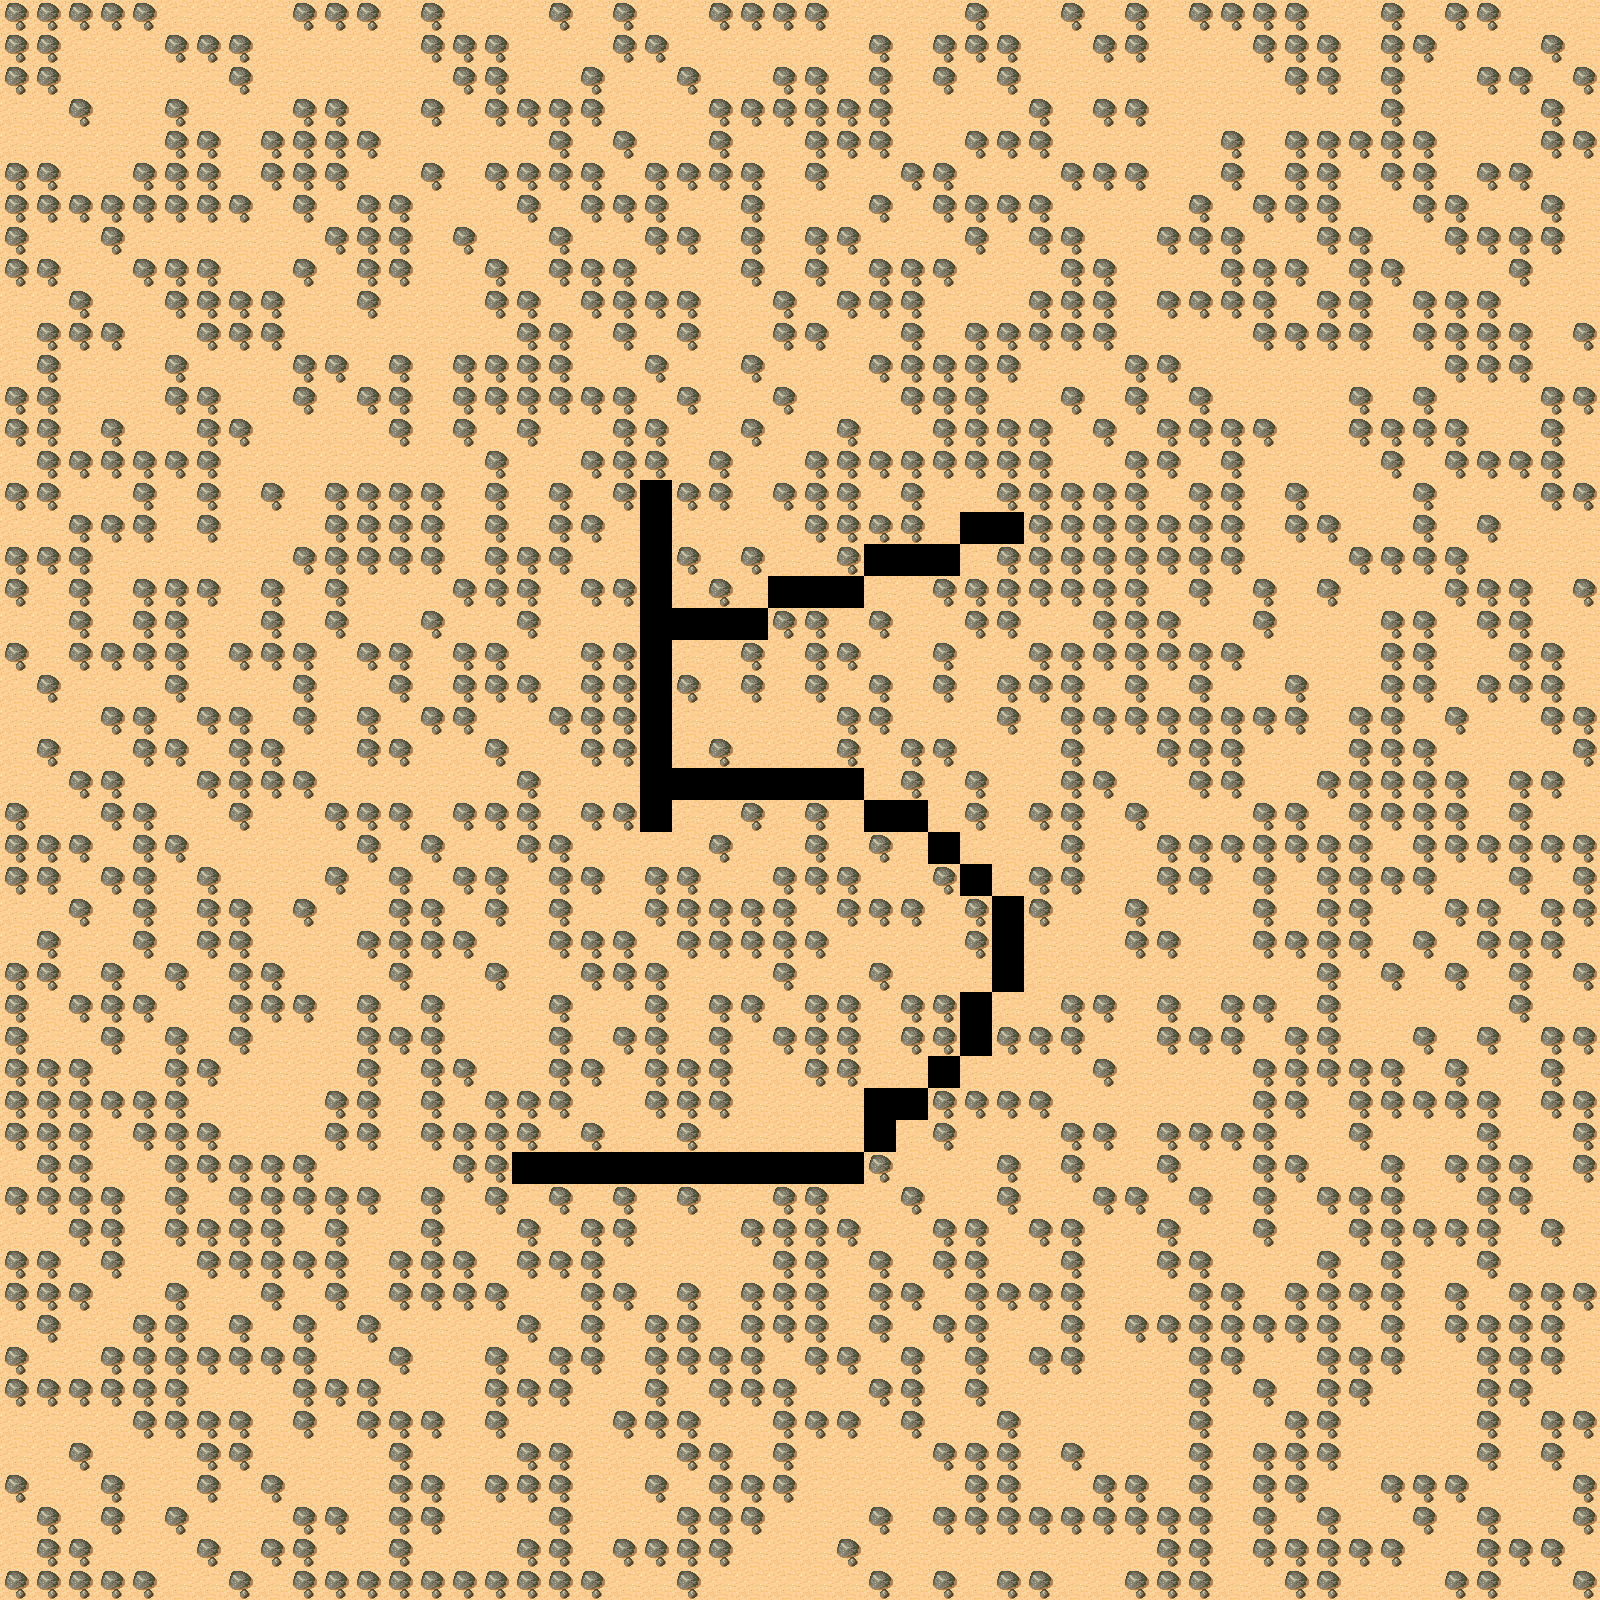

This is a level from a 2D game, rendered from its Tiled map with the project's own tilesets. A one-line summary and the map file follow, with tile-layer data summarised:
An orthogonal 50x50 tile map with 32x32 px tiles, 1 tile layer (Tile Layer 1).

<map version="1.2" tiledversion="1.2.4" orientation="orthogonal" renderorder="right-down" width="50" height="50" tilewidth="32" tileheight="32" infinite="0" nextlayerid="2" nextobjectid="1">
 <tileset firstgid="1" name="tmw_desert_spacing" tilewidth="32" tileheight="32" spacing="1" margin="1" tilecount="48" columns="8">
  <image source="tmw_desert_spacing.png" width="265" height="199" />
 </tileset>
 <layer id="1" name="Tile Layer 1" width="50" height="50">
  <data>[2500 cells, 2448 non-empty, 2 distinct tile ids]</data>
 </layer>
</map>
